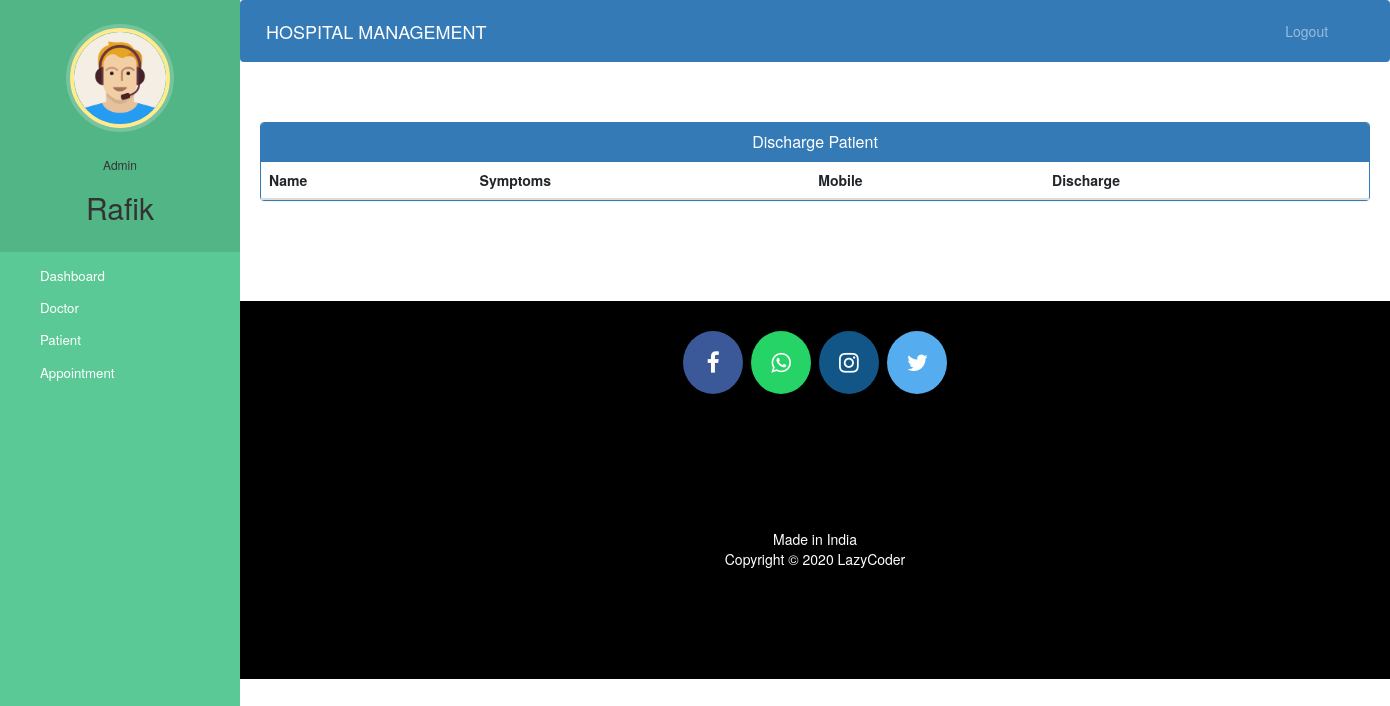
Page /admin-discharge-patient (signed in) on the earlier database version.
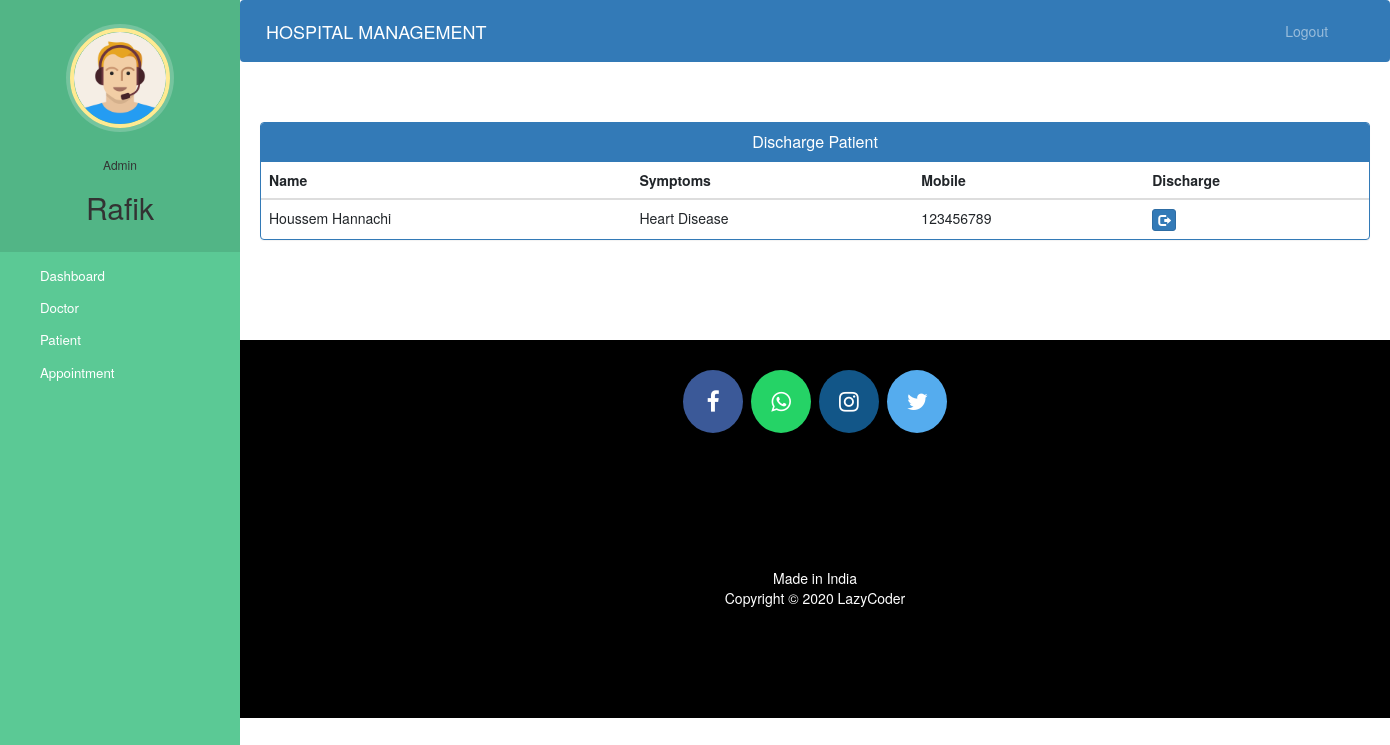
Same page on the later database version.
### hospital/models.py (models this page shows, shortened)
class Patient(models.Model):
    user=models.OneToOneField(User,on_delete=models.CASCADE)
    profile_pic= models.ImageField(upload_to='profile_pic/PatientProfilePic/',null=True,blank=True)
    address = models.CharField(max_length=40)
    date_of_birth = models.CharField(max_length=20, default="01/01/2000")
    gender = models.CharField(max_length=10, default="male")
    mobile = models.CharField(max_length=20,null=False)
    symptoms = models.CharField(max_length=100,null=False)
    assignedDoctorId = models.PositiveIntegerField(null=True)
    admitDate=models.DateField(auto_now=True)
    status=models.BooleanField(default=False)
    @property
    def get_name(self):
        return self.user.first_name+" "+self.user.last_name

### hospital/views.py (the view)
# urls.py: path('admin-discharge-patient', views.admin_discharge_patient_view,name='admin-discharge-patient'),
@login_required(login_url='adminlogin')
@user_passes_test(is_admin)
def admin_discharge_patient_view(request):
    patients=models.Patient.objects.all().filter(status=True)
    return render(request,'hospital/admin_discharge_patient.html',{'patients':patients})

### hospital/views.py (called while the page is built)
def is_admin(user):
    return user.groups.filter(name='ADMIN').exists()

### templates/hospital/admin_discharge_patient.html (shortened to what this page needs)
{% extends 'hospital/admin_base.html' %}
{% block content %}
<head>
  <link href="//netdna.bootstrapcdn.com/bootstrap/3.0.0/css/bootstrap.min.css" rel="stylesheet" id="bootstrap-css">
</head>
<div class="container">
  <div class="panel panel-primary">
    <div class="panel-heading">
      <h6 class="panel-title">Discharge Patient</h6>
    </div>
    <table class="table table-hover" id="dev-table">
      <thead>
        <tr>
          <th>Name</th>
          <th>Symptoms</th>
          <th>Mobile</th>
          <th>Discharge</th>
        </tr>
      </thead>
      {% for p in patients %}
      <tr>
        <td> {{p.get_name}}</td>
        <td>{{p.symptoms}}</td>
        <td>{{p.mobile}}</td>
        <td><a class="btn btn-primary btn-xs" href="{% url 'discharge-patient' p.id  %}"><span class="glyphicon glyphicon-log-out"></span></a></td>
      </tr>
      {% endfor %}
    </table>
  </div>
</div>
{% endblock content %}

Differences in the rows shown:
added Patient: get_name "Houssem Hannachi", symptoms "Heart Disease", mobile "123456789"
